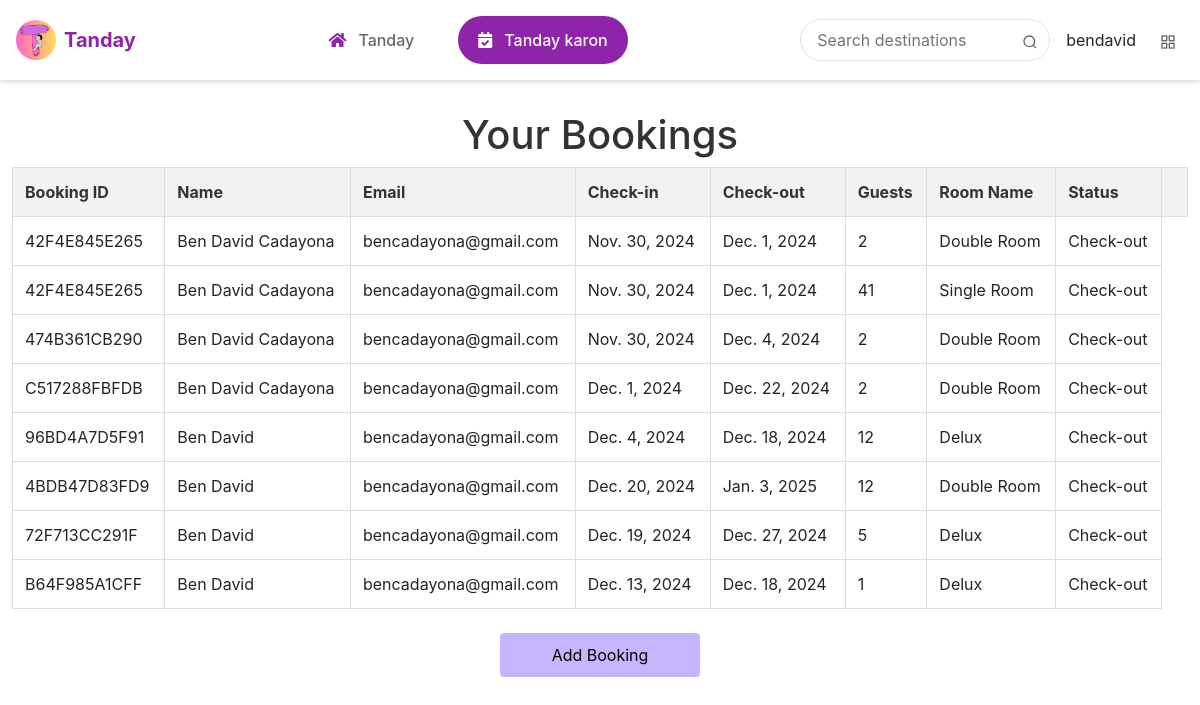
The app's page /my_bookings/ (signed in), older data.
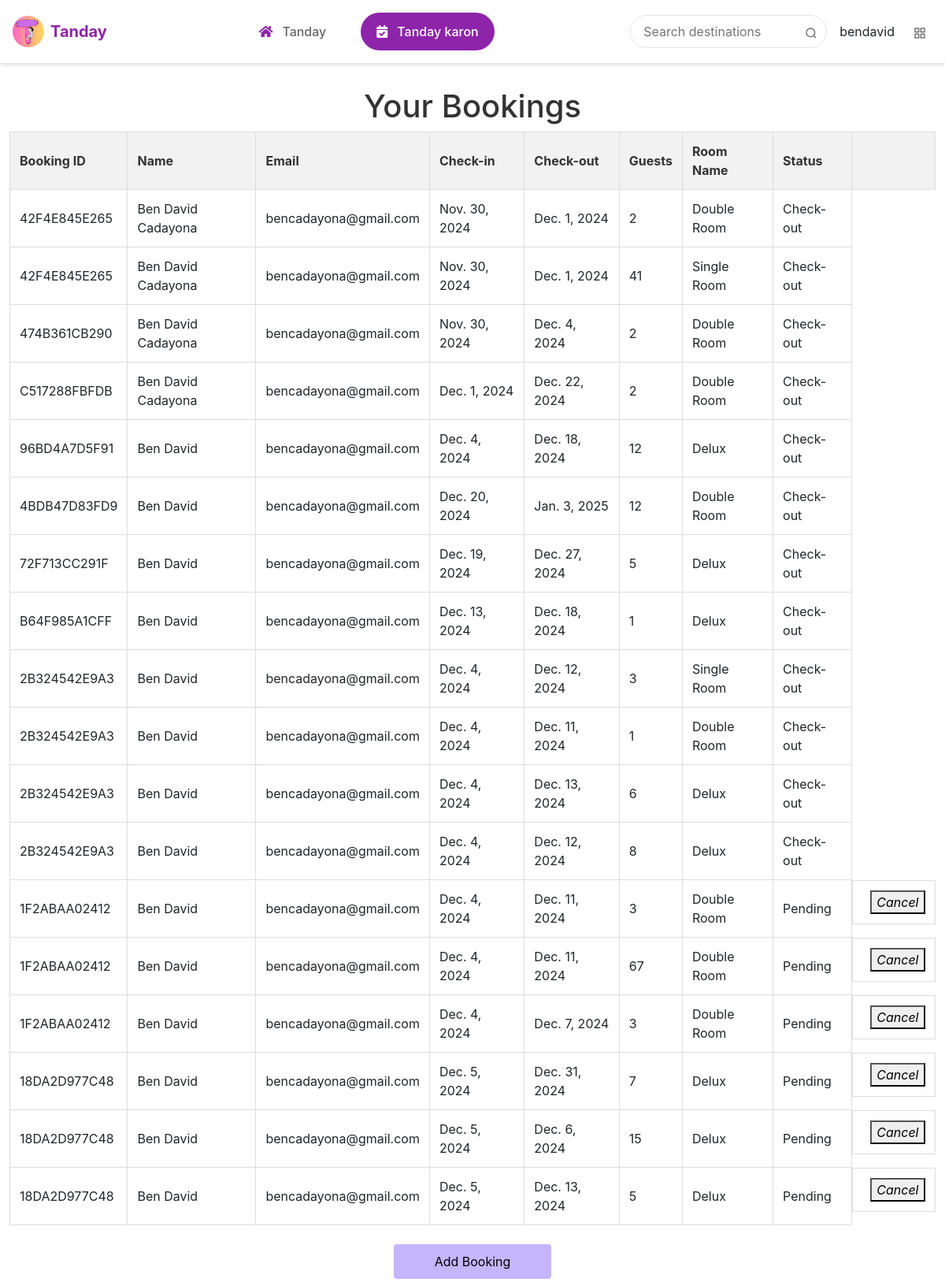
The same page, newer data.
### api/models.py (models this page shows, shortened)
class Booking(models.Model):
    STATUS_CHOICES = [
        ("Pending", "Pending"),
        ("Canceled", "Canceled"),
        ("Accepted", "Accepted"),
        ("Check-in", "Check-in"),
        ("Check-out", "Check-out"),
    ]
    user = models.ForeignKey(User, on_delete=models.CASCADE, null=True, blank=True)
    name = models.CharField(max_length=100)
    email = models.EmailField()
    check_in = models.DateField(null=True, blank=True)
    check_out = models.DateField(null=True, blank=True)
    guests = models.IntegerField()
    room = models.ForeignKey(Rooms, on_delete=models.CASCADE)
    booking_number = models.CharField(max_length=12, editable=False, default=uuid.uuid4().hex[:12].upper())
    status = models.CharField(max_length=10, choices=STATUS_CHOICES, default="Pending")

class Rooms(models.Model):
    name = models.CharField(max_length=100)
    number_of_beds = models.IntegerField()
    price = models.FloatField()
    listing = models.ForeignKey('Listing', on_delete=models.CASCADE)
    available_room = models.IntegerField(default=1)

### api/views.py (the view)
# urls.py: path('my_bookings/', my_bookings, name='my_bookings'),
@login_required
def my_bookings(request):
    bookings = Booking.objects.filter(user=request.user)
    return render(request, 'my_bookings.html', {'bookings': bookings})

### api/templates/my_bookings.html (shortened to what this page needs)
{% extends 'base.html' %}
{% load static %}
{% block content %}
    <div class="container">
        <h1>Your Bookings</h1>
        <table>
            <thead>
                <tr>
                    <th>Booking ID</th>
                    <th>Name</th>
                    <th>Email</th>
                    <th>Check-in</th>
                    <th>Check-out</th>
                    <th>Guests</th>
                    <th>Room Name</th>
                    <th>Status</th>
                    <th></th>
                </tr>
            </thead>
            <tbody>
                {% for booking in bookings %}
                    {%if booking.status != 'Canceled'%}
                    <tr style="cursor: pointer;" onclick="viewDetails(event, '{% url 'booking_details' booking.id %}')">
                        <td>{{ booking.booking_number }}</td>
                        <td>{{ booking.name }}</td>
                        <td>{{ booking.email }}</td>
                        <td>{{ booking.check_in }}</td>
                        <td>{{ booking.check_out }}</td>
                        <td>{{ booking.guests }}</td>
                        <td>{{ booking.room.name }}</td>
                        <td>{{ booking.status }}</td>
                        {%if booking.status != 'Check-out'%}
                        <td style="display: flex;flex-direction: row; justify-content: space-between;">
                             <form method="POST" action="{% url 'accept' booking.id %}">
                                {%if booking.status != 'Check-in' and booking.status != 'Check-out'%}
                                <button type="submit" name="cancel-user_button" class="Check-In"><i class="bi bi-x-square-fill">Cancel</i></button>
                                {%endif%}
                            </form>
                        </td>
                        {%endif%}
                    </tr>
                    {%endif%}
                {% endfor %}
            </tbody>
        </table>
    </div>
    <div class="button-container" style="justify-content: center;">
        <a href="{% url 'home' %}" class="button">Add Booking</a>
    </div>
{% endblock content %}

Row changes from the older to the newer data that the page shows:
added Booking: booking_number "2B324542E9A3", name "Ben David", email "bencadayona@gmail.com", check_in "Dec. 4, 2024", check_out "Dec. 12, 2024", guests "3", room.name "Single Room", status "Check-out"
added Booking: booking_number "2B324542E9A3", name "Ben David", email "bencadayona@gmail.com", check_in "Dec. 4, 2024", check_out "Dec. 11, 2024", guests "1", room.name "Double Room", status "Check-out"
added Booking: booking_number "2B324542E9A3", name "Ben David", email "bencadayona@gmail.com", check_in "Dec. 4, 2024", check_out "Dec. 13, 2024", guests "6", room.name "Delux", status "Check-out"
added Booking: booking_number "2B324542E9A3", name "Ben David", email "bencadayona@gmail.com", check_in "Dec. 4, 2024", check_out "Dec. 12, 2024", guests "8", room.name "Delux", status "Check-out"
added Booking: booking_number "1F2ABAA02412", name "Ben David", email "bencadayona@gmail.com", check_in "Dec. 4, 2024", check_out "Dec. 11, 2024", guests "3", room.name "Double Room", status "Pending", shows "Cancel"
added Booking: booking_number "1F2ABAA02412", name "Ben David", email "bencadayona@gmail.com", check_in "Dec. 4, 2024", check_out "Dec. 11, 2024", guests "67", room.name "Double Room", status "Pending", shows "Cancel"
added Booking: booking_number "1F2ABAA02412", name "Ben David", email "bencadayona@gmail.com", check_in "Dec. 4, 2024", check_out "Dec. 7, 2024", guests "3", room.name "Double Room", status "Pending", shows "Cancel"
added Booking: booking_number "18DA2D977C48", name "Ben David", email "bencadayona@gmail.com", check_in "Dec. 5, 2024", check_out "Dec. 31, 2024", guests "7", room.name "Delux", status "Pending", shows "Cancel"
added Booking: booking_number "18DA2D977C48", name "Ben David", email "bencadayona@gmail.com", check_in "Dec. 5, 2024", check_out "Dec. 6, 2024", guests "15", room.name "Delux", status "Pending", shows "Cancel"
added Booking: booking_number "18DA2D977C48", name "Ben David", email "bencadayona@gmail.com", check_in "Dec. 5, 2024", check_out "Dec. 13, 2024", guests "5", room.name "Delux", status "Pending", shows "Cancel"
